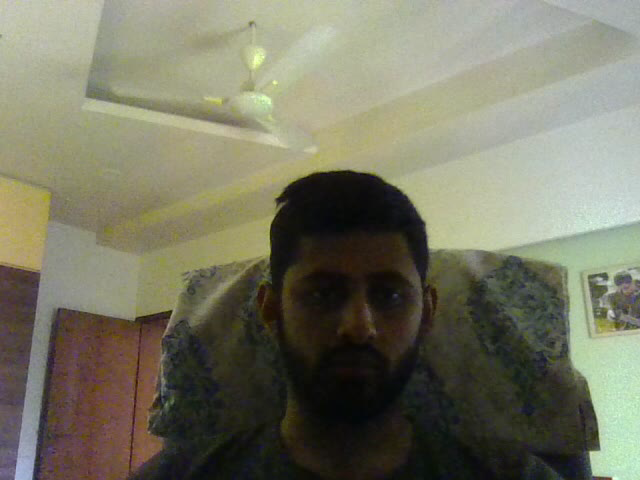
#> input picture frame 13 of 3outpy.avi, 640 x 480 px, given in place of the camera
$ python aruco_Detection_bonus.py
#> lines starting #> are read from the running program, lines starting #| are printed output that depends on the picture
### SS_1302_WS/src/temp_folder/task_1/scripts/SS_1302_aruco_library.py
#!/usr/bin/env python3
'''
This module is a library for ArUco detection in OpenCV.
'''

import math
import cv2
from cv2 import aruco

def detect_ArUco(img):
    '''
    Detecting the Arucos in the image and extracting ID and coordinate values.
    '''
    Detected_ArUco_markers = {}
    corners = []
    ids = []
    gray = cv2.cvtColor(img, cv2.COLOR_BGR2GRAY)
    aruco_dict = aruco.Dictionary_get(aruco.DICT_5X5_250)
    parameters = aruco.DetectorParameters_create()
    corners, ids, _ = aruco.detectMarkers(gray, aruco_dict, parameters = parameters)

    # verify *at least* one ArUco marker was detected
    if len(corners)>0 :
            # flatten the ArUco IDs list
        ids = ids.flatten()
            # loop over the detected ArUCo corners
        for (marker_corner, marker_id) in zip(corners, ids):
            Detected_ArUco_markers[marker_id] = marker_corner

    return Detected_ArUco_markers


def Calculate_orientation_in_degree(Detected_ArUco_markers):
    '''
    Calculates the orientation of each detected ArUco.
    '''
    ArUco_marker_angles = {}
    for key, _ in Detected_ArUco_markers.items():
        x_0, y_0 = map(int, Detected_ArUco_markers[key][0][0])
        x_1, y_1 = map(int, Detected_ArUco_markers[key][0][1])
        x_2, y_2 = map(int, Detected_ArUco_markers[key][0][2])
        #calculating midpoint between topleft and topright
        mpx, mpy = map(int, (((x_0+x_1)/2), ((y_0+y_1)/2)))
        c_x = int((x_0+x_2)/2)
        c_y = int((y_0+y_2)/2 )
        angle = int(math.degrees(math.atan2(mpy-c_y,mpx-c_x)))


        if angle>0:
            angle = 360-angle
        else:
            angle = abs(angle)
        ArUco_marker_angles[key] = angle
    #returning the angles of the ArUco markers in degrees as a dictionary
    return ArUco_marker_angles


def mark_ArUco(img,Detected_ArUco_markers,ArUco_marker_angles):
    '''
    Creates masks over the ArUcos with angle, ID and other data.
    '''
    ## enter your code here ##
    for aruco_id,angle in ArUco_marker_angles.items():
        x_0, y_0 = map(int, Detected_ArUco_markers[aruco_id][0][0])
        x_1, y_1 = map(int, Detected_ArUco_markers[aruco_id][0][1])
        x_2, y_2 = map(int, Detected_ArUco_markers[aruco_id][0][2])
        x_3, y_3 = map(int, Detected_ArUco_markers[aruco_id][0][3])
        #calculating midpoint between topleft and topright
        mpx, mpy = map(int,(((x_0+x_1)/2), ((y_0+y_1)/2)))
        c_x = int((x_0+x_2)/2)
        c_y = int((y_0+y_2)/2 )
        cv2.circle(img, (x_0,y_0) , 5, (125,125,125), -1)   #gray dot
        cv2.circle(img, (x_1,y_1) , 5, (0,255,0), -1)       #green dot
        cv2.circle(img, (x_2,y_2) , 5, (180,105,255), -1)   #pink dot
        cv2.circle(img, (x_3,y_3) , 5, (255,255,255), -1)   #white dot
        cv2.circle(img, (c_x,c_y) , 5, (0,0,255), -1)       #red dot at the centre
        cv2.line(img, (c_x,c_y), (mpx,mpy), (255,0,0), 5)   #blue line connecting centre and midpt

        #printing ID on the right of centre
        cv2.putText(img, str(aruco_id), (c_x+50,c_y), cv2.FONT_HERSHEY_SIMPLEX, 1, (0,0,255), 2)
        #printing orientation on left of centre
        cv2.putText(img, str(angle), (c_x-100,c_y), cv2.FONT_HERSHEY_SIMPLEX, 1, (0,255,0), 2)
        #printing the team ID
        cv2.putText(img, "SS_1302", (40,40), cv2.FONT_HERSHEY_SIMPLEX, 1.5, (0,0,255), 2)
    return img

### Workspace_Template/catkin_ws/src/strawberry_stacker/task_1/scripts/aruco_Detection_bonus.py
#!/usr/bin/env python3

############## Task1.1 - ArUco Detection ##############
### YOU CAN EDIT THIS FILE FOR DEBUGGING PURPOSEs, SO THAT YOU CAN TEST YOUR ArUco_library.py AGAINST THE VIDEO Undetected ArUco markers.avi###
### BUT MAKE SURE THAT YOU UNDO ALL THE CHANGES YOU HAVE MADE FOR DEBUGGING PURPOSES BEFORE TESTING AGAINST THE TEST IMAGES ###

import numpy as np
import cv2
import cv2.aruco as aruco
import time
from SS_1302_aruco_library import *

cap = cv2.VideoCapture(-1)
frame_width = int(cap.get(3))
frame_height = int(cap.get(4))

size = (frame_width, frame_height)


# Define the codec and create VideoWriter object.The output is stored in 'outpy.avi' file.
out = cv2.VideoWriter('3outpy.avi',cv2.VideoWriter_fourcc('M','J','P','G'), 20, size)

# Check if camera opened successfully
if (cap.isOpened()== False):
  print("Error opening video stream or file")


while(True):
  ret, img = cap.read()
#> img is the input picture: shape (480, 640, 3); mean B, G, R 100, 118.9, 119.3


  if ret == True:
    Detected_ArUco_markers = detect_ArUco(img)									## detecting ArUco ids and returning ArUco dictionary
#> in detect_ArUco, `gray = cv2.cvtColor(img, cv2.COLOR_BGR2GRAY)`:
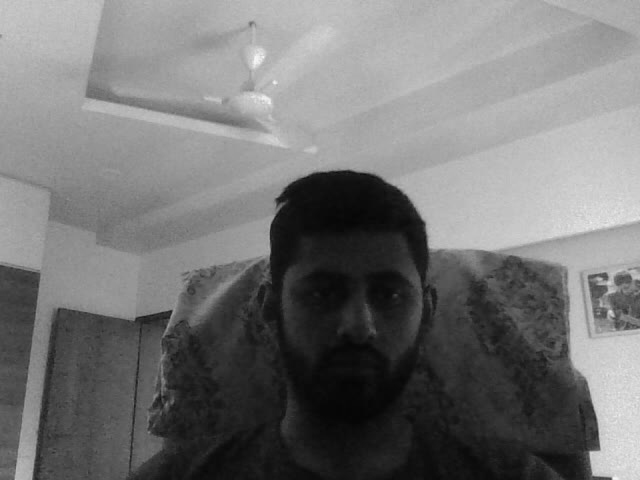
#> gray: shape (480, 640); min 5, max 247, mean 116.8
#> in detect_ArUco, `corners, ids, _ = aruco.detectMarkers(gray, aruco_dict, parameters = p..`: corners = (); ids = None
#> Detected_ArUco_markers = 0 items
    angle = Calculate_orientation_in_degree(Detected_ArUco_markers)				## finding orientation of aruco with respective to the menitoned scale in problem statementimg = mark_ArUco(img,Detected_ArUco_markers,angle)						## marking the parameters of aruco which are mentioned in the problem statement
#> angle = 0 items
    final = mark_ArUco(img,Detected_ArUco_markers,angle)

    # Write the frame into the file 'output.avi'
    out.write(final)

    # Display the resulting frame
    cv2.imshow('frame',img)

    # Press Q on keyboard to stop recording
    if cv2.waitKey(1) & 0xFF == ord('q'):
#> (key q is pressed here)
      break

  # Break the loop
  else:
    break

# When everything done, release the video capture and video write objects
cap.release()
out.release()

# Closes all the frames
cv2.destroyAllWindows()

$ run again, starting later in the video
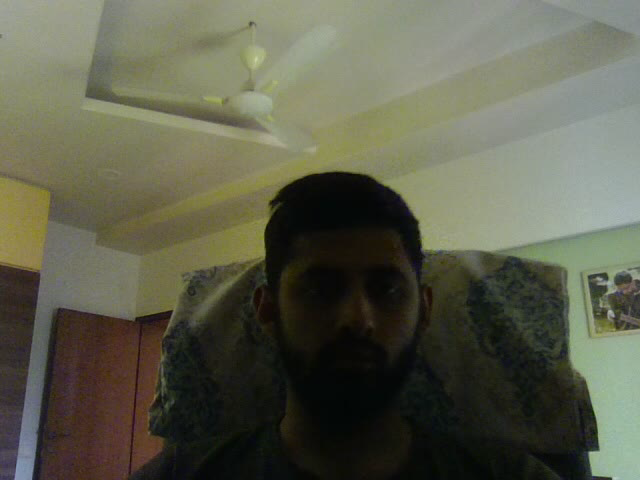
#> input picture frame 61 of 3outpy.avi, 640 x 480 px, given in place of the camera
#> img is the input picture: shape (480, 640, 3); mean B, G, R 76.6, 94.1, 92.9
#> in detect_ArUco, `gray = cv2.cvtColor(img, cv2.COLOR_BGR2GRAY)`:
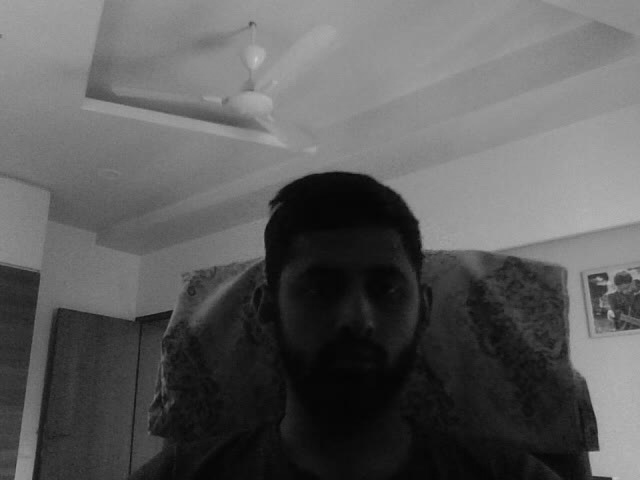
#> gray: shape (480, 640); min 4, max 202, mean 91.7
#> corners = (); ids = None
#> Detected_ArUco_markers = 0 items

$ run again, starting later in the video
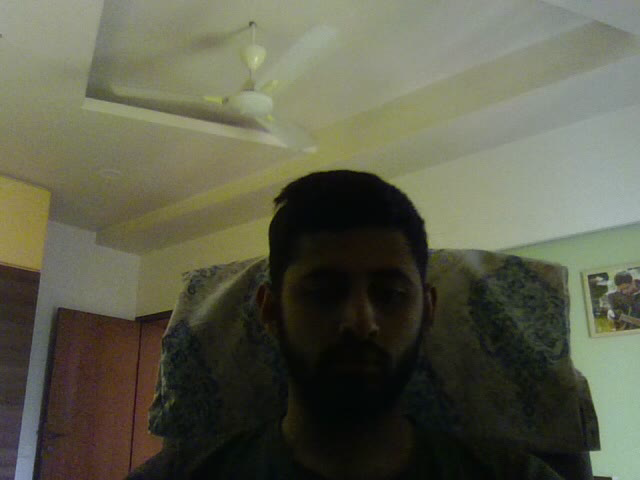
#> input picture frame 109 of 3outpy.avi, 640 x 480 px, given in place of the camera
#> img is the input picture: shape (480, 640, 3); mean B, G, R 75.9, 93.5, 92.3
#> in detect_ArUco, `gray = cv2.cvtColor(img, cv2.COLOR_BGR2GRAY)`:
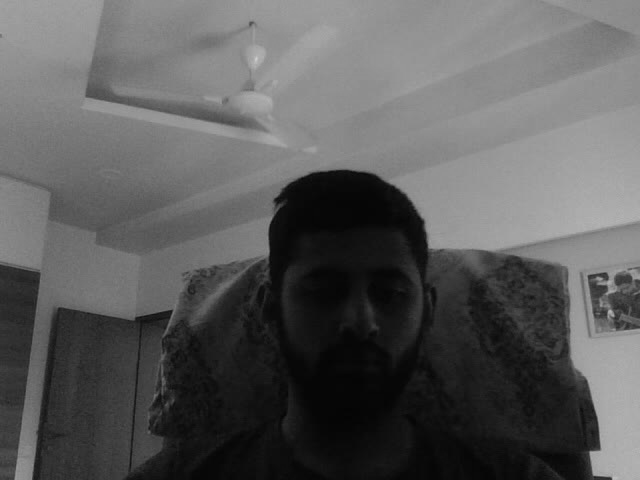
#> gray: shape (480, 640); min 4, max 207, mean 91.1
#> corners = (); ids = None
#> Detected_ArUco_markers = 0 items
